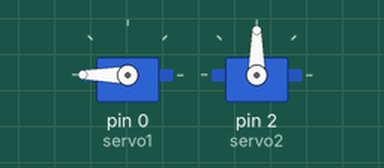
This sketch was run on a simulated Arduino Uno, built with avr-gcc and run on an emulated ATmega328P. Parts: 2 × servo.

Above: at 0.05 s.
At 10.95 s:
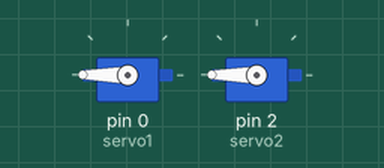
At 11.95 s:
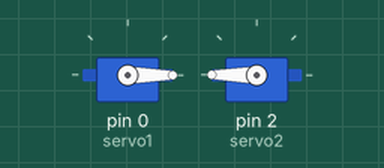
At 21.95 s:
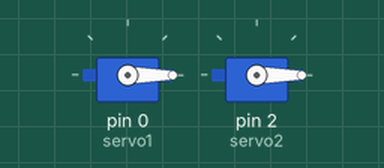
Timing chart, 0 to 28.6 s (numbered marks = the images above):
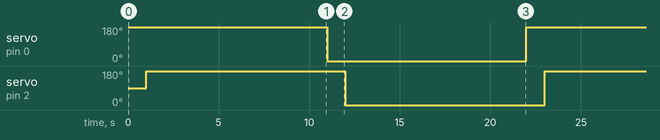

Measured:
- by itself, servo on pin 0 (servo1), servo on pin 2 (servo2): alternates 180° for 11.0 s and 0° for 11.0 s

The sketch:

2_Servo_No_LCD_Alt_Timing.ino
```cpp
#include <Servo.h>                             //include the servos library needed to run the program
Servo servo1;                                   //Declare presence of Servo
Servo servo2;

int servmax = 180;                              //Define maximum servo angle
int servmin = 0;                                //Define minimum servo angle

void setup(){                                   //Setup runs 1 time to get things ready
  servo1.attach(0);                             //Servo is initialized to pin 0 from the earlier line of cod
  servo2.attach(2);
}

void loop(){                                   //Loop runs over and over again so program continues indefinitely

     servo1.write(servmax);                    //Move servo to maximum angle
      delay(1000);
      servo2.write(servmax);
      delay(10000);                             // wait 10 seconds

      servo1.write(servmin);                   //move servo to minimum angle
       delay(1000);
       servo2.write(servmin);
       delay(10000);

    }
```
